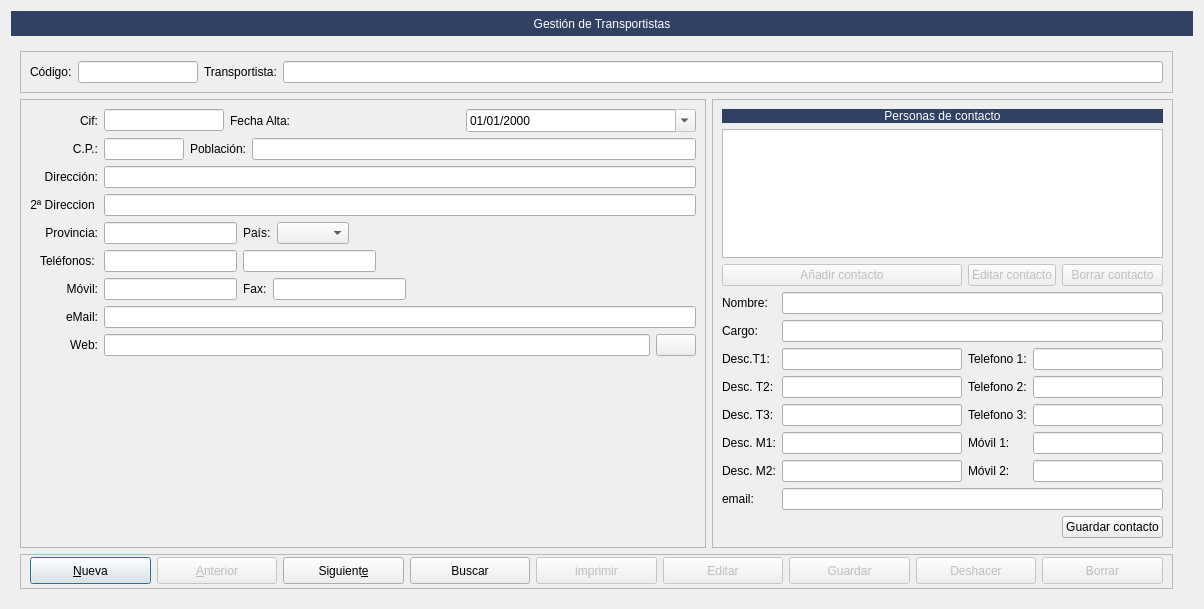
<?xml version="1.0" encoding="UTF-8"?>
<ui version="4.0">
 <class>FrmTransportistas</class>
 <widget class="QDialog" name="FrmTransportistas">
  <property name="geometry">
   <rect>
    <x>0</x>
    <y>0</y>
    <width>1204</width>
    <height>609</height>
   </rect>
  </property>
  <property name="windowTitle">
   <string>Gestión de Transportistas</string>
  </property>
  <layout class="QGridLayout" name="gridLayout_2">
   <item row="1" column="0">
    <widget class="QStackedWidget" name="stackedWidget">
     <property name="currentIndex">
      <number>1</number>
     </property>
     <widget class="QWidget" name="page">
      <layout class="QGridLayout" name="gridLayout">
       <property name="rightMargin">
        <number>20</number>
       </property>
       <item row="0" column="0">
        <widget class="QTableView" name="tablaBusqueda">
         <property name="styleSheet">
          <string notr="true">alternate-background-color: rgb(255, 255, 255);
font: 8pt &quot;Sans&quot;;
background-color: rgb(248, 245, 194);</string>
         </property>
         <property name="alternatingRowColors">
          <bool>true</bool>
         </property>
         <property name="selectionMode">
          <enum>QAbstractItemView::SingleSelection</enum>
         </property>
         <property name="selectionBehavior">
          <enum>QAbstractItemView::SelectRows</enum>
         </property>
         <attribute name="horizontalHeaderStretchLastSection">
          <bool>true</bool>
         </attribute>
         <attribute name="verticalHeaderVisible">
          <bool>false</bool>
         </attribute>
        </widget>
       </item>
      </layout>
     </widget>
     <widget class="QWidget" name="page_2">
      <layout class="QGridLayout" name="gridLayout_5">
       <property name="rightMargin">
        <number>20</number>
       </property>
       <item row="5" column="0" colspan="2">
        <widget class="QFrame" name="frame_4">
         <property name="sizePolicy">
          <sizepolicy hsizetype="Preferred" vsizetype="Preferred">
           <horstretch>0</horstretch>
           <verstretch>0</verstretch>
          </sizepolicy>
         </property>
         <property name="minimumSize">
          <size>
           <width>0</width>
           <height>35</height>
          </size>
         </property>
         <property name="maximumSize">
          <size>
           <width>16777215</width>
           <height>35</height>
          </size>
         </property>
         <property name="frameShape">
          <enum>QFrame::StyledPanel</enum>
         </property>
         <property name="frameShadow">
          <enum>QFrame::Raised</enum>
         </property>
         <layout class="QHBoxLayout" name="horizontalLayout">
          <property name="topMargin">
           <number>2</number>
          </property>
          <item>
           <widget class="QPushButton" name="btnAnadir">
            <property name="sizePolicy">
             <sizepolicy hsizetype="Preferred" vsizetype="Fixed">
              <horstretch>0</horstretch>
              <verstretch>0</verstretch>
             </sizepolicy>
            </property>
            <property name="minimumSize">
             <size>
              <width>0</width>
              <height>27</height>
             </size>
            </property>
            <property name="text">
             <string>&amp;Nueva</string>
            </property>
            <property name="icon">
             <iconset resource="../maya.qrc">
              <normaloff>:/Icons/PNG/add.png</normaloff>:/Icons/PNG/add.png</iconset>
            </property>
            <property name="iconSize">
             <size>
              <width>24</width>
              <height>24</height>
             </size>
            </property>
           </widget>
          </item>
          <item>
           <widget class="QPushButton" name="btnAnterior">
            <property name="enabled">
             <bool>false</bool>
            </property>
            <property name="sizePolicy">
             <sizepolicy hsizetype="Preferred" vsizetype="Fixed">
              <horstretch>0</horstretch>
              <verstretch>0</verstretch>
             </sizepolicy>
            </property>
            <property name="minimumSize">
             <size>
              <width>0</width>
              <height>27</height>
             </size>
            </property>
            <property name="text">
             <string>&amp;Anterior</string>
            </property>
            <property name="icon">
             <iconset resource="../maya.qrc">
              <normaloff>:/Icons/PNG/Previous.png</normaloff>:/Icons/PNG/Previous.png</iconset>
            </property>
            <property name="iconSize">
             <size>
              <width>24</width>
              <height>24</height>
             </size>
            </property>
           </widget>
          </item>
          <item>
           <widget class="QPushButton" name="btnSiguiente">
            <property name="sizePolicy">
             <sizepolicy hsizetype="Preferred" vsizetype="Fixed">
              <horstretch>0</horstretch>
              <verstretch>0</verstretch>
             </sizepolicy>
            </property>
            <property name="minimumSize">
             <size>
              <width>0</width>
              <height>27</height>
             </size>
            </property>
            <property name="text">
             <string>Siguient&amp;e</string>
            </property>
            <property name="icon">
             <iconset resource="../maya.qrc">
              <normaloff>:/Icons/PNG/Next.png</normaloff>:/Icons/PNG/Next.png</iconset>
            </property>
            <property name="iconSize">
             <size>
              <width>24</width>
              <height>24</height>
             </size>
            </property>
           </widget>
          </item>
          <item>
           <widget class="QPushButton" name="btnBuscar">
            <property name="sizePolicy">
             <sizepolicy hsizetype="Preferred" vsizetype="Fixed">
              <horstretch>0</horstretch>
              <verstretch>0</verstretch>
             </sizepolicy>
            </property>
            <property name="minimumSize">
             <size>
              <width>0</width>
              <height>27</height>
             </size>
            </property>
            <property name="text">
             <string>Buscar</string>
            </property>
            <property name="icon">
             <iconset resource="../maya.qrc">
              <normaloff>:/Icons/PNG/search.png</normaloff>:/Icons/PNG/search.png</iconset>
            </property>
            <property name="iconSize">
             <size>
              <width>24</width>
              <height>24</height>
             </size>
            </property>
           </widget>
          </item>
          <item>
           <widget class="QPushButton" name="btnImprimir">
            <property name="enabled">
             <bool>false</bool>
            </property>
            <property name="sizePolicy">
             <sizepolicy hsizetype="Preferred" vsizetype="Fixed">
              <horstretch>0</horstretch>
              <verstretch>0</verstretch>
             </sizepolicy>
            </property>
            <property name="minimumSize">
             <size>
              <width>0</width>
              <height>27</height>
             </size>
            </property>
            <property name="text">
             <string>imprimir</string>
            </property>
            <property name="icon">
             <iconset resource="../maya.qrc">
              <normaloff>:/Icons/PNG/Print.png</normaloff>:/Icons/PNG/Print.png</iconset>
            </property>
            <property name="iconSize">
             <size>
              <width>24</width>
              <height>24</height>
             </size>
            </property>
           </widget>
          </item>
          <item>
           <widget class="QPushButton" name="btnEditar">
            <property name="enabled">
             <bool>false</bool>
            </property>
            <property name="sizePolicy">
             <sizepolicy hsizetype="Preferred" vsizetype="Fixed">
              <horstretch>0</horstretch>
              <verstretch>0</verstretch>
             </sizepolicy>
            </property>
            <property name="minimumSize">
             <size>
              <width>0</width>
              <height>27</height>
             </size>
            </property>
            <property name="text">
             <string>Editar</string>
            </property>
            <property name="icon">
             <iconset resource="../maya.qrc">
              <normaloff>:/Icons/PNG/Save.png</normaloff>:/Icons/PNG/Save.png</iconset>
            </property>
            <property name="iconSize">
             <size>
              <width>24</width>
              <height>24</height>
             </size>
            </property>
            <property name="shortcut">
             <string>Ctrl+S</string>
            </property>
           </widget>
          </item>
          <item>
           <widget class="QPushButton" name="btnGuardar">
            <property name="enabled">
             <bool>false</bool>
            </property>
            <property name="sizePolicy">
             <sizepolicy hsizetype="Preferred" vsizetype="Fixed">
              <horstretch>0</horstretch>
              <verstretch>0</verstretch>
             </sizepolicy>
            </property>
            <property name="minimumSize">
             <size>
              <width>0</width>
              <height>27</height>
             </size>
            </property>
            <property name="text">
             <string>Guardar</string>
            </property>
            <property name="icon">
             <iconset resource="../maya.qrc">
              <normaloff>:/Icons/PNG/Save.png</normaloff>:/Icons/PNG/Save.png</iconset>
            </property>
            <property name="iconSize">
             <size>
              <width>24</width>
              <height>24</height>
             </size>
            </property>
           </widget>
          </item>
          <item>
           <widget class="QPushButton" name="btnDeshacer">
            <property name="enabled">
             <bool>false</bool>
            </property>
            <property name="minimumSize">
             <size>
              <width>0</width>
              <height>27</height>
             </size>
            </property>
            <property name="text">
             <string>Deshacer</string>
            </property>
            <property name="icon">
             <iconset resource="../maya.qrc">
              <normaloff>:/Icons/PNG/undo.png</normaloff>:/Icons/PNG/undo.png</iconset>
            </property>
           </widget>
          </item>
          <item>
           <widget class="QPushButton" name="btnBorrar">
            <property name="enabled">
             <bool>false</bool>
            </property>
            <property name="sizePolicy">
             <sizepolicy hsizetype="Preferred" vsizetype="Fixed">
              <horstretch>0</horstretch>
              <verstretch>0</verstretch>
             </sizepolicy>
            </property>
            <property name="minimumSize">
             <size>
              <width>0</width>
              <height>27</height>
             </size>
            </property>
            <property name="text">
             <string>Borrar</string>
            </property>
            <property name="icon">
             <iconset resource="../maya.qrc">
              <normaloff>:/Icons/PNG/Delete.png</normaloff>:/Icons/PNG/Delete.png</iconset>
            </property>
            <property name="iconSize">
             <size>
              <width>24</width>
              <height>24</height>
             </size>
            </property>
           </widget>
          </item>
         </layout>
        </widget>
       </item>
       <item row="1" column="0" colspan="2">
        <widget class="QFrame" name="frame">
         <property name="frameShape">
          <enum>QFrame::StyledPanel</enum>
         </property>
         <property name="frameShadow">
          <enum>QFrame::Raised</enum>
         </property>
         <layout class="QHBoxLayout" name="horizontalLayout_2">
          <item>
           <widget class="QLabel" name="label">
            <property name="text">
             <string>Código:</string>
            </property>
           </widget>
          </item>
          <item>
           <widget class="QLineEdit" name="txtCodigo">
            <property name="maximumSize">
             <size>
              <width>120</width>
              <height>16777215</height>
             </size>
            </property>
           </widget>
          </item>
          <item>
           <widget class="QLabel" name="label_2">
            <property name="text">
             <string>Transportista:</string>
            </property>
           </widget>
          </item>
          <item>
           <widget class="QLineEdit" name="txtTransportista"/>
          </item>
         </layout>
        </widget>
       </item>
       <item row="2" column="0">
        <widget class="QFrame" name="frame_6">
         <property name="minimumSize">
          <size>
           <width>278</width>
           <height>0</height>
          </size>
         </property>
         <property name="frameShape">
          <enum>QFrame::StyledPanel</enum>
         </property>
         <property name="frameShadow">
          <enum>QFrame::Raised</enum>
         </property>
         <layout class="QGridLayout" name="gridLayout_3">
          <item row="3" column="1">
           <widget class="QLineEdit" name="txtdireccion2">
            <property name="readOnly">
             <bool>true</bool>
            </property>
           </widget>
          </item>
          <item row="3" column="0">
           <widget class="QLabel" name="label_10">
            <property name="text">
             <string>2ª Direccion </string>
            </property>
            <property name="alignment">
             <set>Qt::AlignRight|Qt::AlignTrailing|Qt::AlignVCenter</set>
            </property>
           </widget>
          </item>
          <item row="7" column="0">
           <widget class="QLabel" name="label_9">
            <property name="text">
             <string>Móvil:</string>
            </property>
            <property name="alignment">
             <set>Qt::AlignRight|Qt::AlignTrailing|Qt::AlignVCenter</set>
            </property>
           </widget>
          </item>
          <item row="0" column="0">
           <widget class="QLabel" name="label_4">
            <property name="text">
             <string>Cif:</string>
            </property>
            <property name="alignment">
             <set>Qt::AlignRight|Qt::AlignTrailing|Qt::AlignVCenter</set>
            </property>
           </widget>
          </item>
          <item row="10" column="1">
           <spacer name="verticalSpacer">
            <property name="orientation">
             <enum>Qt::Vertical</enum>
            </property>
            <property name="sizeHint" stdset="0">
             <size>
              <width>20</width>
              <height>40</height>
             </size>
            </property>
           </spacer>
          </item>
          <item row="8" column="0">
           <widget class="QLabel" name="lblEmail">
            <property name="text">
             <string>eMail:</string>
            </property>
            <property name="alignment">
             <set>Qt::AlignRight|Qt::AlignTrailing|Qt::AlignVCenter</set>
            </property>
           </widget>
          </item>
          <item row="8" column="1">
           <widget class="QLineEdit" name="txtemail">
            <property name="readOnly">
             <bool>true</bool>
            </property>
           </widget>
          </item>
          <item row="5" column="1">
           <layout class="QHBoxLayout" name="horizontalLayout_5">
            <item>
             <widget class="QLineEdit" name="txtprovincia">
              <property name="maximumSize">
               <size>
                <width>133</width>
                <height>16777215</height>
               </size>
              </property>
              <property name="readOnly">
               <bool>true</bool>
              </property>
             </widget>
            </item>
            <item>
             <widget class="QLabel" name="label_14">
              <property name="text">
               <string>País:</string>
              </property>
             </widget>
            </item>
            <item>
             <widget class="QComboBox" name="cbopais"/>
            </item>
            <item>
             <spacer name="horizontalSpacer_3">
              <property name="orientation">
               <enum>Qt::Horizontal</enum>
              </property>
              <property name="sizeHint" stdset="0">
               <size>
                <width>40</width>
                <height>20</height>
               </size>
              </property>
             </spacer>
            </item>
           </layout>
          </item>
          <item row="5" column="0">
           <widget class="QLabel" name="label_13">
            <property name="text">
             <string>Provincia:</string>
            </property>
            <property name="alignment">
             <set>Qt::AlignRight|Qt::AlignTrailing|Qt::AlignVCenter</set>
            </property>
           </widget>
          </item>
          <item row="6" column="0">
           <widget class="QLabel" name="label_8">
            <property name="text">
             <string>Teléfonos: </string>
            </property>
            <property name="alignment">
             <set>Qt::AlignRight|Qt::AlignTrailing|Qt::AlignVCenter</set>
            </property>
           </widget>
          </item>
          <item row="9" column="0">
           <widget class="QLabel" name="label_11">
            <property name="text">
             <string>Web:</string>
            </property>
            <property name="alignment">
             <set>Qt::AlignRight|Qt::AlignTrailing|Qt::AlignVCenter</set>
            </property>
           </widget>
          </item>
          <item row="9" column="1">
           <layout class="QHBoxLayout" name="horizontalLayout_8">
            <item>
             <widget class="QLineEdit" name="txtweb">
              <property name="readOnly">
               <bool>true</bool>
              </property>
             </widget>
            </item>
            <item>
             <widget class="QPushButton" name="btnAbrirWeb">
              <property name="text">
               <string/>
              </property>
              <property name="icon">
               <iconset resource="../maya.qrc">
                <normaloff>:/Icons/PNG/internet.png</normaloff>:/Icons/PNG/internet.png</iconset>
              </property>
             </widget>
            </item>
           </layout>
          </item>
          <item row="2" column="0">
           <widget class="QLabel" name="label_6">
            <property name="text">
             <string>Dirección:</string>
            </property>
            <property name="alignment">
             <set>Qt::AlignRight|Qt::AlignTrailing|Qt::AlignVCenter</set>
            </property>
           </widget>
          </item>
          <item row="2" column="1">
           <widget class="QLineEdit" name="txtdireccion1">
            <property name="readOnly">
             <bool>true</bool>
            </property>
           </widget>
          </item>
          <item row="6" column="1">
           <layout class="QHBoxLayout" name="horizontalLayout_6">
            <item>
             <widget class="QLineEdit" name="txttelefono1">
              <property name="maximumSize">
               <size>
                <width>133</width>
                <height>16777215</height>
               </size>
              </property>
              <property name="readOnly">
               <bool>true</bool>
              </property>
             </widget>
            </item>
            <item>
             <widget class="QLineEdit" name="txttelefono2">
              <property name="maximumSize">
               <size>
                <width>133</width>
                <height>16777215</height>
               </size>
              </property>
              <property name="readOnly">
               <bool>true</bool>
              </property>
             </widget>
            </item>
            <item>
             <spacer name="horizontalSpacer">
              <property name="orientation">
               <enum>Qt::Horizontal</enum>
              </property>
              <property name="sizeHint" stdset="0">
               <size>
                <width>40</width>
                <height>20</height>
               </size>
              </property>
             </spacer>
            </item>
           </layout>
          </item>
          <item row="0" column="1">
           <layout class="QHBoxLayout" name="horizontalLayout_3">
            <item>
             <widget class="QLineEdit" name="txtcif">
              <property name="maximumSize">
               <size>
                <width>120</width>
                <height>16777215</height>
               </size>
              </property>
              <property name="readOnly">
               <bool>true</bool>
              </property>
             </widget>
            </item>
            <item>
             <widget class="QLabel" name="label_16">
              <property name="text">
               <string>Fecha Alta:</string>
              </property>
             </widget>
            </item>
            <item>
             <widget class="QDateEdit" name="txtfecha_alta">
              <property name="readOnly">
               <bool>true</bool>
              </property>
              <property name="displayFormat">
               <string>dd/MM/yyyy</string>
              </property>
              <property name="calendarPopup">
               <bool>true</bool>
              </property>
             </widget>
            </item>
           </layout>
          </item>
          <item row="7" column="1">
           <layout class="QHBoxLayout" name="horizontalLayout_7">
            <item>
             <widget class="QLineEdit" name="txtmovil">
              <property name="minimumSize">
               <size>
                <width>101</width>
                <height>0</height>
               </size>
              </property>
              <property name="maximumSize">
               <size>
                <width>133</width>
                <height>16777215</height>
               </size>
              </property>
              <property name="readOnly">
               <bool>true</bool>
              </property>
             </widget>
            </item>
            <item>
             <widget class="QLabel" name="label_15">
              <property name="text">
               <string>Fax:</string>
              </property>
             </widget>
            </item>
            <item>
             <widget class="QLineEdit" name="txtfax">
              <property name="maximumSize">
               <size>
                <width>133</width>
                <height>16777215</height>
               </size>
              </property>
              <property name="readOnly">
               <bool>true</bool>
              </property>
             </widget>
            </item>
            <item>
             <spacer name="horizontalSpacer_2">
              <property name="orientation">
               <enum>Qt::Horizontal</enum>
              </property>
              <property name="sizeHint" stdset="0">
               <size>
                <width>40</width>
                <height>20</height>
               </size>
              </property>
             </spacer>
            </item>
           </layout>
          </item>
          <item row="1" column="0">
           <widget class="QLabel" name="label_5">
            <property name="text">
             <string>C.P.:</string>
            </property>
            <property name="alignment">
             <set>Qt::AlignRight|Qt::AlignTrailing|Qt::AlignVCenter</set>
            </property>
           </widget>
          </item>
          <item row="1" column="1">
           <layout class="QHBoxLayout" name="horizontalLayout_4">
            <item>
             <widget class="QLineEdit" name="txtcp">
              <property name="maximumSize">
               <size>
                <width>80</width>
                <height>16777215</height>
               </size>
              </property>
              <property name="readOnly">
               <bool>true</bool>
              </property>
             </widget>
            </item>
            <item>
             <widget class="QLabel" name="label_7">
              <property name="text">
               <string>Población:</string>
              </property>
             </widget>
            </item>
            <item>
             <widget class="QLineEdit" name="txtpoblacion">
              <property name="enabled">
               <bool>true</bool>
              </property>
              <property name="autoFillBackground">
               <bool>false</bool>
              </property>
              <property name="readOnly">
               <bool>true</bool>
              </property>
             </widget>
            </item>
           </layout>
          </item>
         </layout>
        </widget>
       </item>
       <item row="2" column="1">
        <widget class="QFrame" name="frame_5">
         <property name="maximumSize">
          <size>
           <width>461</width>
           <height>16777215</height>
          </size>
         </property>
         <property name="frameShape">
          <enum>QFrame::StyledPanel</enum>
         </property>
         <property name="frameShadow">
          <enum>QFrame::Raised</enum>
         </property>
         <layout class="QGridLayout" name="gridLayout_6">
          <item row="7" column="0">
           <widget class="QLabel" name="label_24">
            <property name="text">
             <string>Desc. T3:</string>
            </property>
           </widget>
          </item>
          <item row="11" column="6">
           <widget class="QPushButton" name="pushButtonGuardarContacto">
            <property name="text">
             <string>Guardar contacto</string>
            </property>
           </widget>
          </item>
          <item row="5" column="2">
           <widget class="QLabel" name="label_26">
            <property name="text">
             <string>Telefono 1:</string>
            </property>
           </widget>
          </item>
          <item row="2" column="2" colspan="4">
           <widget class="QPushButton" name="btnEditarContacto">
            <property name="enabled">
             <bool>false</bool>
            </property>
            <property name="text">
             <string>Editar contacto</string>
            </property>
            <property name="icon">
             <iconset resource="../EditorReports/resource.qrc">
              <normaloff>:/icons/line.png</normaloff>:/icons/line.png</iconset>
            </property>
           </widget>
          </item>
          <item row="3" column="1" colspan="6">
           <widget class="QLineEdit" name="txtNombre">
            <property name="readOnly">
             <bool>true</bool>
            </property>
           </widget>
          </item>
          <item row="2" column="0" colspan="2">
           <widget class="QPushButton" name="btnAnadirContacto">
            <property name="enabled">
             <bool>false</bool>
            </property>
            <property name="text">
             <string>Añadir contacto</string>
            </property>
            <property name="icon">
             <iconset resource="../maya.qrc">
              <normaloff>:/Icons/PNG/add.png</normaloff>:/Icons/PNG/add.png</iconset>
            </property>
           </widget>
          </item>
          <item row="8" column="2">
           <widget class="QLabel" name="label_60">
            <property name="text">
             <string>Móvil 1:</string>
            </property>
           </widget>
          </item>
          <item row="5" column="1">
           <widget class="QLineEdit" name="txtDescripcionT1">
            <property name="readOnly">
             <bool>true</bool>
            </property>
           </widget>
          </item>
          <item row="6" column="2">
           <widget class="QLabel" name="label_27">
            <property name="text">
             <string>Telefono 2:</string>
            </property>
           </widget>
          </item>
          <item row="9" column="1">
           <widget class="QLineEdit" name="txtDescripcionM2">
            <property name="readOnly">
             <bool>true</bool>
            </property>
           </widget>
          </item>
          <item row="6" column="3" colspan="4">
           <widget class="QLineEdit" name="txtTelefono2">
            <property name="readOnly">
             <bool>true</bool>
            </property>
           </widget>
          </item>
          <item row="7" column="2">
           <widget class="QLabel" name="label_29">
            <property name="text">
             <string>Telefono 3:</string>
            </property>
           </widget>
          </item>
          <item row="8" column="1">
           <widget class="QLineEdit" name="txtDescripcionM1">
            <property name="readOnly">
             <bool>true</bool>
            </property>
           </widget>
          </item>
          <item row="8" column="3" colspan="4">
           <widget class="QLineEdit" name="txtMovil1">
            <property name="readOnly">
             <bool>true</bool>
            </property>
           </widget>
          </item>
          <item row="6" column="0">
           <widget class="QLabel" name="label_25">
            <property name="text">
             <string>Desc. T2:</string>
            </property>
           </widget>
          </item>
          <item row="6" column="1">
           <widget class="QLineEdit" name="txtDescripcionT2">
            <property name="readOnly">
             <bool>true</bool>
            </property>
           </widget>
          </item>
          <item row="5" column="3" colspan="4">
           <widget class="QLineEdit" name="txtTelefono1">
            <property name="readOnly">
             <bool>true</bool>
            </property>
           </widget>
          </item>
          <item row="7" column="1">
           <widget class="QLineEdit" name="txtDescripcionT3">
            <property name="readOnly">
             <bool>true</bool>
            </property>
           </widget>
          </item>
          <item row="4" column="0">
           <widget class="QLabel" name="label_62">
            <property name="text">
             <string>Cargo:</string>
            </property>
           </widget>
          </item>
          <item row="2" column="6">
           <widget class="QPushButton" name="btnBorrarContacto">
            <property name="enabled">
             <bool>false</bool>
            </property>
            <property name="text">
             <string>Borrar contacto</string>
            </property>
            <property name="icon">
             <iconset resource="../maya.qrc">
              <normaloff>:/Icons/PNG/Delete.png</normaloff>:/Icons/PNG/Delete.png</iconset>
            </property>
           </widget>
          </item>
          <item row="4" column="1" colspan="6">
           <widget class="QLineEdit" name="txtCargo">
            <property name="readOnly">
             <bool>true</bool>
            </property>
           </widget>
          </item>
          <item row="10" column="0">
           <widget class="QLabel" name="label_34">
            <property name="text">
             <string>email:</string>
            </property>
           </widget>
          </item>
          <item row="9" column="2">
           <widget class="QLabel" name="label_61">
            <property name="text">
             <string>Móvil 2:</string>
            </property>
           </widget>
          </item>
          <item row="9" column="3" colspan="4">
           <widget class="QLineEdit" name="txtMovil2">
            <property name="readOnly">
             <bool>true</bool>
            </property>
           </widget>
          </item>
          <item row="5" column="0">
           <widget class="QLabel" name="label_19">
            <property name="text">
             <string>Desc.T1:</string>
            </property>
           </widget>
          </item>
          <item row="9" column="0">
           <widget class="QLabel" name="label_59">
            <property name="text">
             <string>Desc. M2:</string>
            </property>
           </widget>
          </item>
          <item row="8" column="0">
           <widget class="QLabel" name="label_28">
            <property name="text">
             <string>Desc. M1:</string>
            </property>
           </widget>
          </item>
          <item row="3" column="0">
           <widget class="QLabel" name="label_18">
            <property name="text">
             <string>Nombre:</string>
            </property>
           </widget>
          </item>
          <item row="7" column="3" colspan="4">
           <widget class="QLineEdit" name="txtTelefono3">
            <property name="readOnly">
             <bool>true</bool>
            </property>
           </widget>
          </item>
          <item row="10" column="1" colspan="6">
           <widget class="QLineEdit" name="txtemail_contacto">
            <property name="readOnly">
             <bool>true</bool>
            </property>
           </widget>
          </item>
          <item row="0" column="0" colspan="7">
           <widget class="QLabel" name="label_3">
            <property name="styleSheet">
             <string notr="true">color: rgb(255, 255, 255);
background-color: #304163;</string>
            </property>
            <property name="text">
             <string>Personas de contacto</string>
            </property>
            <property name="alignment">
             <set>Qt::AlignCenter</set>
            </property>
           </widget>
          </item>
          <item row="1" column="0" colspan="7">
           <widget class="QListView" name="listaContactos">
            <property name="alternatingRowColors">
             <bool>true</bool>
            </property>
            <property name="selectionMode">
             <enum>QAbstractItemView::SingleSelection</enum>
            </property>
            <property name="selectionBehavior">
             <enum>QAbstractItemView::SelectRows</enum>
            </property>
           </widget>
          </item>
         </layout>
        </widget>
       </item>
      </layout>
     </widget>
    </widget>
   </item>
   <item row="0" column="0">
    <widget class="QLabel" name="label_36">
     <property name="sizePolicy">
      <sizepolicy hsizetype="Preferred" vsizetype="Preferred">
       <horstretch>0</horstretch>
       <verstretch>0</verstretch>
      </sizepolicy>
     </property>
     <property name="minimumSize">
      <size>
       <width>300</width>
       <height>25</height>
      </size>
     </property>
     <property name="styleSheet">
      <string notr="true">font: 14pt &quot;Sans Serif&quot;;
color: rgb(255, 255, 255);
background-color: #304163;</string>
     </property>
     <property name="text">
      <string>Gestión de Transportistas</string>
     </property>
     <property name="alignment">
      <set>Qt::AlignCenter</set>
     </property>
    </widget>
   </item>
  </layout>
 </widget>
 <tabstops>
  <tabstop>txtCodigo</tabstop>
  <tabstop>txtTransportista</tabstop>
  <tabstop>txtcif</tabstop>
  <tabstop>txtfecha_alta</tabstop>
  <tabstop>txtcp</tabstop>
  <tabstop>txtpoblacion</tabstop>
  <tabstop>txtdireccion1</tabstop>
  <tabstop>txtdireccion2</tabstop>
  <tabstop>txtprovincia</tabstop>
  <tabstop>cbopais</tabstop>
  <tabstop>txttelefono1</tabstop>
  <tabstop>txttelefono2</tabstop>
  <tabstop>txtmovil</tabstop>
  <tabstop>txtfax</tabstop>
  <tabstop>txtemail</tabstop>
  <tabstop>txtweb</tabstop>
  <tabstop>btnAbrirWeb</tabstop>
  <tabstop>listaContactos</tabstop>
  <tabstop>btnAnadirContacto</tabstop>
  <tabstop>btnEditarContacto</tabstop>
  <tabstop>btnBorrarContacto</tabstop>
  <tabstop>txtNombre</tabstop>
  <tabstop>txtCargo</tabstop>
  <tabstop>txtDescripcionT1</tabstop>
  <tabstop>txtTelefono1</tabstop>
  <tabstop>txtDescripcionT2</tabstop>
  <tabstop>txtTelefono2</tabstop>
  <tabstop>txtDescripcionT3</tabstop>
  <tabstop>txtTelefono3</tabstop>
  <tabstop>txtDescripcionM1</tabstop>
  <tabstop>txtMovil1</tabstop>
  <tabstop>txtDescripcionM2</tabstop>
  <tabstop>txtMovil2</tabstop>
  <tabstop>txtemail_contacto</tabstop>
  <tabstop>pushButtonGuardarContacto</tabstop>
  <tabstop>btnAnadir</tabstop>
  <tabstop>btnAnterior</tabstop>
  <tabstop>btnSiguiente</tabstop>
  <tabstop>btnBuscar</tabstop>
  <tabstop>btnImprimir</tabstop>
  <tabstop>btnEditar</tabstop>
  <tabstop>btnGuardar</tabstop>
  <tabstop>btnDeshacer</tabstop>
  <tabstop>btnBorrar</tabstop>
  <tabstop>tablaBusqueda</tabstop>
 </tabstops>
 <resources>
  <include location="../maya.qrc"/>
  <include location="../EditorReports/resource.qrc"/>
 </resources>
 <connections/>
</ui>
